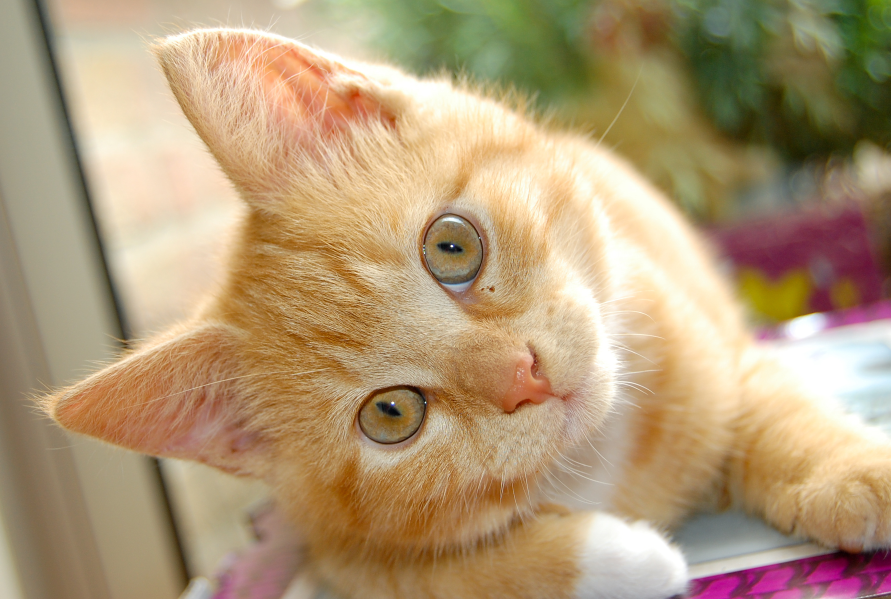
#> input picture cat.jpg, 2673 x 1797 px (shown at 1/3 size)
$ python sift_demo.py --imageA ../cat.jpg --imageB ../cat.jpg
#> lines starting #> are read from the running program, lines starting #| are printed output that depends on the picture
# -*- coding: utf-8 -*-
# @Author:   MR_Radish
# @Date:     2018-08-31 10:00:09
# @E-mail:   ty_2016@foxmail.com
# @FileName: sift_demo.py
# @TODO: sift_demo
# https://blog.csdn.net/zhangziju/article/details/79754652
import numpy as np
import argparse
import glob
import csv
import cv2

def imresize(src, height):
    ratio = src.shape[0] * 1.0/height
    width = int(src.shape[1] * 1.0/ratio)
    return cv2.resize(src, (width, height))

ap = argparse.ArgumentParser()
ap.add_argument("-a", "--imageA", required=True,
	help="path to the imageA")
ap.add_argument("-b", "--imageB", required=True,
	help="path to the imageB")
ap.add_argument("-m", "--method", default="sift",
	help="which method should be used")
# ap.add_argument("-r", "--resize", default=0,
# 	help="resize the image to keep the size of two images are same")
args = vars(ap.parse_args())

ratio = 0.6

distanceMethod = "BruteForce"

method = args["method"]
# resize = args["resize"]

print("use {} method".format(method))

if method == "sift":
	descriptor = cv2.xfeatures2d.SIFT_create()
elif method == "brisk":
	descriptor = cv2.BRISK_create()
elif method == "surf":
	descriptor = cv2.xfeatures2d.SURF_create()
elif method == "orb":
	descriptor = cv2.ORB_create()
else:
	raise ValueError("The {} method is not supported.".format(method))

imageA = cv2.imread(args["imageA"])
#> imageA is the input picture: shape (1797, 2673, 3); mean B, G, R 119.3, 153.6, 177.2
print("image.shape:{}".format(imageA.shape))
#| image.shape:(1797, 2673, 3)
imageA = imresize(imageA, 480)
#> in imresize, `return cv2.resize(src, (width, height))`:
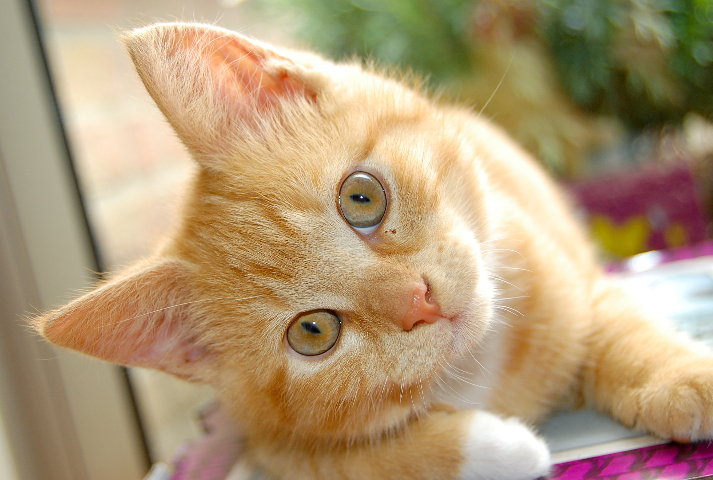
#> returned value: shape (480, 713, 3); mean of channels 0, 1, 2 119.2, 153.5, 177.1; drawn as B, G, R
gray1 = cv2.cvtColor(imageA, cv2.COLOR_BGR2GRAY)
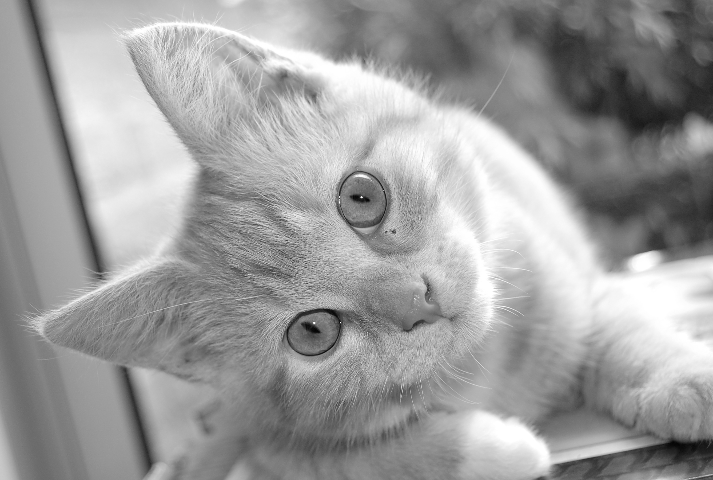
#> gray1: shape (480, 713); min 3, max 255, mean 156.7
(kpsA, descsA) = descriptor.detectAndCompute(gray1, None)
#> kpsA = 438 keypoints; strongest (x, y, size): (496, 203, 110.8), (355, 197, 5.4), (367, 199, 41.1), (97, 263, 17.9)

gray1 = cv2.drawKeypoints(imageA, kpsA, imageA)
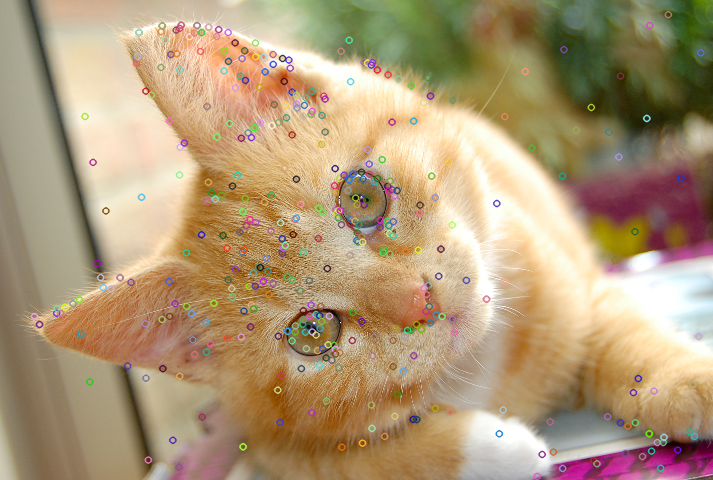
#> gray1: shape (480, 713, 3); mean B, G, R 119.8, 153.1, 175.9
cv2.imshow(str(gray1.shape) + "A", gray1) #拼接显示为gray
cv2.waitKey(0)

imageB = cv2.imread(args["imageB"])
print("image.shape:{}".format(imageB.shape))
#| image.shape:(1797, 2673, 3)
imageB = imresize(imageB, 480)
gray2 = cv2.cvtColor(imageB, cv2.COLOR_BGR2GRAY)
(kpsB, descsB) = descriptor.detectAndCompute(gray2, None)
#> kpsB has the same summary as kpsA

gray2 = cv2.drawKeypoints(imageB, kpsB, imageB)
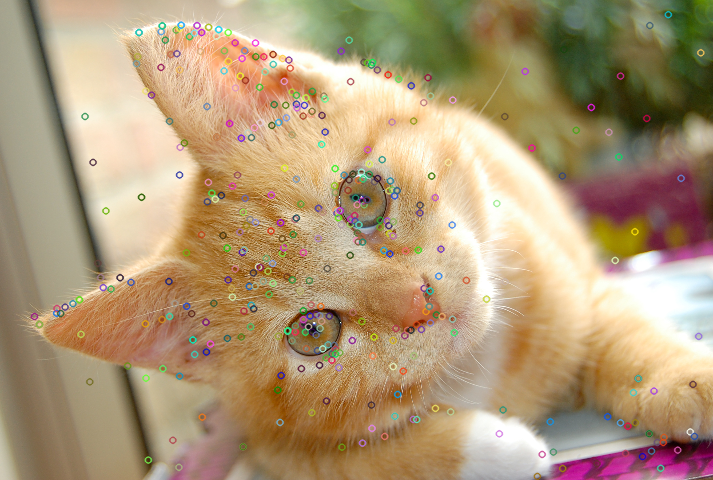
#> gray2: shape (480, 713, 3); mean B, G, R 119.5, 153.1, 175.7
cv2.imshow(str(gray2.shape) + "B", gray2)
cv2.waitKey(0)

if method == "brisk" or method == "orb":
	matcher = cv2.DescriptorMatcher_create(distanceMethod)
	rawMatches = matcher.knnMatch(descsB, descsA, 2)
else:
	# FLANN 参数设计
	FLANN_INDEX_KDTREE = 0
	index_params = dict(algorithm = FLANN_INDEX_KDTREE, trees = 5)
	search_params = dict(checks=50)
	flann = cv2.FlannBasedMatcher(index_params, search_params)
	rawMatches = flann.knnMatch(descsB, descsA, 2)
#> rawMatches = 438 matches

matches = []

for m, n in rawMatches:
	if m.distance < n.distance * ratio:
		matches.append([m])
#> after the loop, matches = 438 matches

print("I got {} matches.".format(len(matches)))
#| I got 438 matches.
result = cv2.drawMatchesKnn(imageA, kpsA, imageB, kpsB, matches, None)
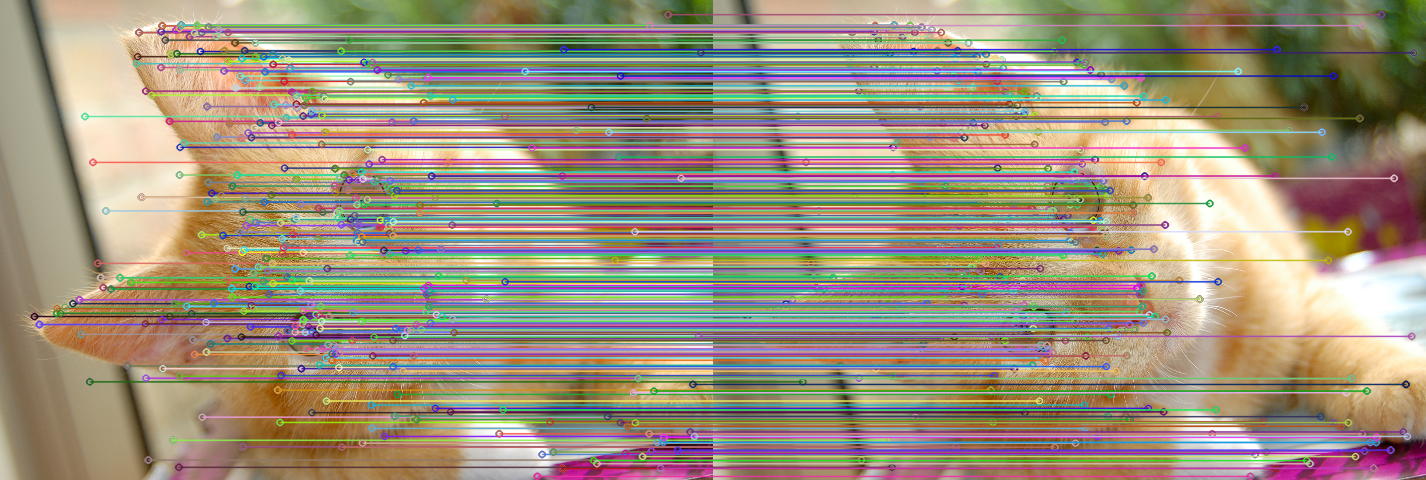
#> result: shape (480, 1426, 3); mean B, G, R 125.2, 145.4, 157.2

cv2.imshow(str(method), result)

cv2.waitKey(0)
cv2.destroyAllWindows()
